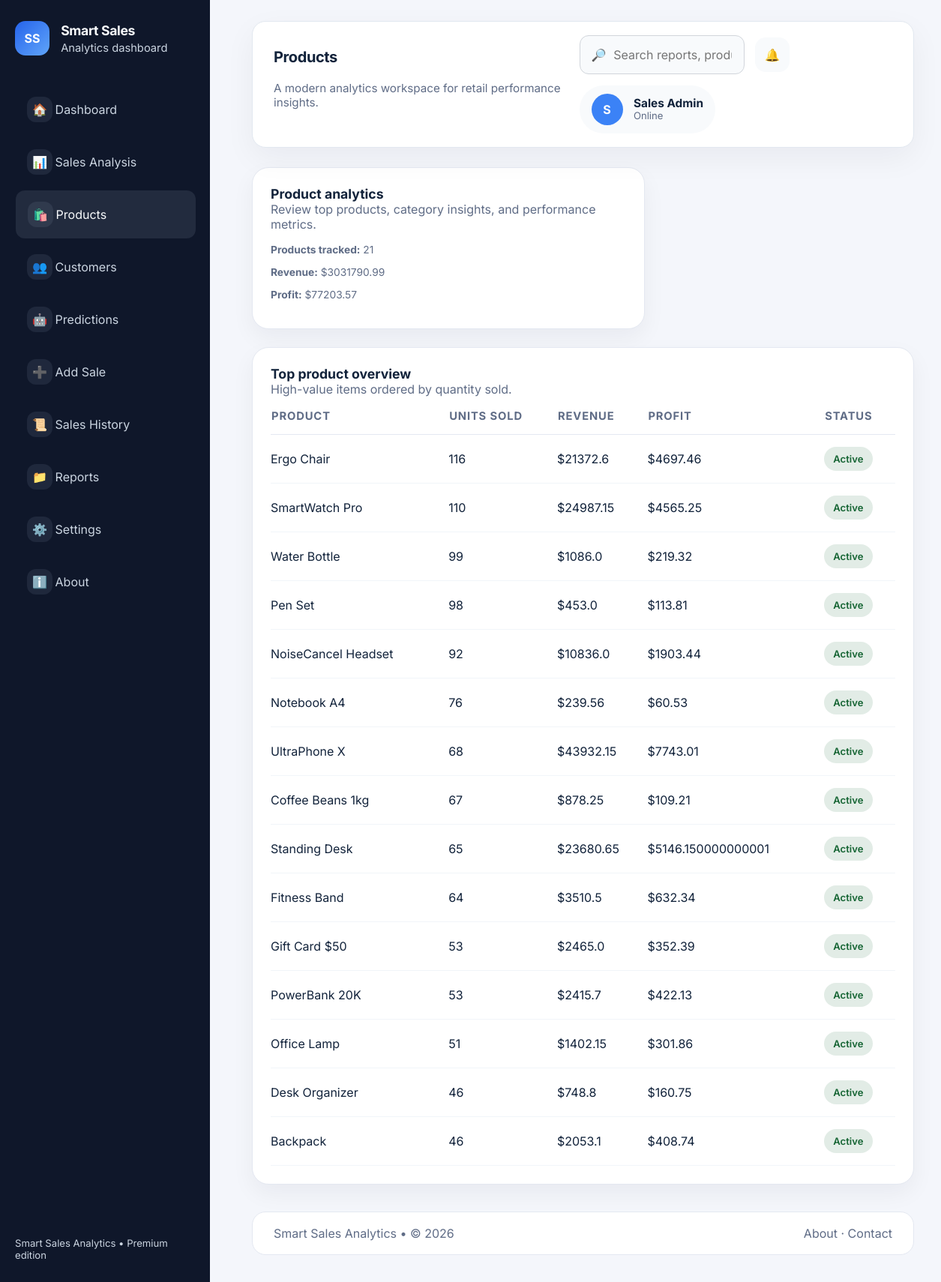
Page /products on the committed database.
### tables this page shows
CREATE TABLE sales (
                id INTEGER PRIMARY KEY AUTOINCREMENT,
                sale_date TEXT NOT NULL,
                product TEXT NOT NULL,
                category TEXT NOT NULL,
                customer_name TEXT NOT NULL,
                quantity INTEGER NOT NULL,
                cost_price REAL NOT NULL,
                selling_price REAL NOT NULL,
                total_sales REAL NOT NULL,
                total_cost REAL NOT NULL,
                profit REAL NOT NULL,
                payment_method TEXT NOT NULL,
                region TEXT NOT NULL DEFAULT 'Other',
                created_at TEXT DEFAULT CURRENT_TIMESTAMP
            , discount REAL NOT NULL DEFAULT 0.0);

### app.py (the view)
    @app.route('/products')
    def products():
        df = load_sales_dataframe()
        product_rows = top_products(df, n=15).to_dict(orient='records') if not df.empty else []
        category_data = category_performance(df).to_dict(orient='records') if not df.empty else []
        product_summary = {
            'total_products': int(df['Product'].nunique()) if not df.empty else 0,
            'total_revenue': round(float(df['Sales'].sum()), 2) if not df.empty else 0,
            'total_profit': round(float(df['Profit'].sum()), 2) if not df.empty else 0,
        }
        return render_template(
            'products.html',
            page='products',
            page_title='Products',
            products=product_rows,
            category_data=category_data,
            product_summary=product_summary,
        )

### src/analysis.py (called while the page is built)
def top_products(df: pd.DataFrame, n: int = 10) -> pd.DataFrame:
    m = df.groupby('Product').agg(total_qty=('Quantity', 'sum'), total_sales=('Sales', 'sum'), total_profit=('Profit', 'sum')).reset_index()
    m = m.sort_values('total_qty', ascending=False).head(n)
    return m

def category_performance(df: pd.DataFrame) -> pd.DataFrame:
    return df.groupby('Category').agg(sales=('Sales', 'sum'), profit=('Profit', 'sum')).reset_index().sort_values('sales', ascending=False)

### src/db.py (called while the page is built)
def get_db_connection() -> sqlite3.Connection:
    os.makedirs(os.path.dirname(DB_PATH), exist_ok=True)
    conn = sqlite3.connect(DB_PATH, detect_types=sqlite3.PARSE_DECLTYPES | sqlite3.PARSE_COLNAMES)
    conn.row_factory = sqlite3.Row
    return conn

### templates/products.html
{% extends 'base.html' %}
{% block content %}
<div class="analysis-grid">
  <section class="panel-card" style="grid-column: span 4;">
    <div class="section-title">
      <div>
        <h3>Product analytics</h3>
        <p>Review top products, category insights, and performance metrics.</p>
      </div>
    </div>
    <div class="form-help">
      <p><strong>Products tracked:</strong> {{ product_summary.total_products }}</p>
      <p><strong>Revenue:</strong> ${{ product_summary.total_revenue }}</p>
      <p><strong>Profit:</strong> ${{ product_summary.total_profit }}</p>
    </div>
  </section>
  <section class="panel-card" style="grid-column: span 8;">
    <div class="section-title">
      <div>
        <h3>Top product overview</h3>
        <p>High-value items ordered by quantity sold.</p>
      </div>
    </div>
    <div class="table-wrapper">
      <table class="table-dashboard">
        <thead>
          <tr>
            <th>Product</th>
            <th>Units sold</th>
            <th>Revenue</th>
            <th>Profit</th>
            <th>Status</th>
          </tr>
        </thead>
        <tbody>
          {% for item in products %}
          <tr>
            <td>{{ item.Product }}</td>
            <td>{{ item.total_qty }}</td>
            <td>${{ item.total_sales }}</td>
            <td>${{ item.total_profit }}</td>
            <td><span class="badge success">Active</span></td>
          </tr>
          {% else %}
          <tr><td colspan="5">No products available. Generate data to view product analytics.</td></tr>
          {% endfor %}
        </tbody>
      </table>
    </div>
  </section>
</div>
{% endblock %}

### templates/base.html (shortened to what this page needs)
<!doctype html>
<html lang="en">
  <head>
    <link rel="stylesheet" href="/static/css/themes.css">
    <link rel="stylesheet" href="/static/css/ui.css">
  </head>
  <body>
    <div class="page-shell">
      <aside class="sidebar">
        <a class="brand" href="/">
          <div class="brand-crest">SS</div>
          <div>
            <h1>Smart Sales</h1>
            <p>Analytics dashboard</p>
          </div>
        </a>
        <nav>
          <ul class="nav-menu">
            <li><a href="/" class="{{ 'active' if page == 'dashboard' else '' }}"><span class="icon">🏠</span>Dashboard</a></li>
            <li><a href="/analysis" class="{{ 'active' if page == 'analysis' else '' }}"><span class="icon">📊</span>Sales Analysis</a></li>
            <li><a href="/products" class="{{ 'active' if page == 'products' else '' }}"><span class="icon">🛍️</span>Products</a></li>
            <li><a href="/customers" class="{{ 'active' if page == 'customers' else '' }}"><span class="icon">👥</span>Customers</a></li>
            <li><a href="/predict" class="{{ 'active' if page == 'predict' else '' }}"><span class="icon">🤖</span>Predictions</a></li>
            <li><a href="/add-sale" class="{{ 'active' if page == 'add_sale' else '' }}"><span class="icon">➕</span>Add Sale</a></li>
            <li><a href="/sales-history" class="{{ 'active' if page == 'sales_history' else '' }}"><span class="icon">📜</span>Sales History</a></li>
            <li><a href="/reports" class="{{ 'active' if page == 'reports' else '' }}"><span class="icon">📁</span>Reports</a></li>
            <li><a href="/settings" class="{{ 'active' if page == 'settings' else '' }}"><span class="icon">⚙️</span>Settings</a></li>
            <li><a href="/about" class="{{ 'active' if page == 'about' else '' }}"><span class="icon">ℹ️</span>About</a></li>
          </ul>
        </nav>
        <div class="spacer"></div>
        <small>Smart Sales Analytics • Premium edition</small>
      </aside>
      <section class="content-area">
        <header class="topbar">
          <div class="page-title">
            <h2>{{ page_title }}</h2>
            <p class="subtitle">A modern analytics workspace for retail performance insights.</p>
          </div>
          <div class="top-actions">
            <div class="search-input">
              <span class="search-icon">🔎</span>
              <input placeholder="Search reports, products, pages" aria-label="Search" />
            </div>
            <button class="icon-button" aria-label="Notifications">🔔</button>
            <div class="profile-pill">
              <span class="avatar">S</span>
              <div class="profile-text">
                <strong>Sales Admin</strong>
                <span>Online</span>
              </div>
            </div>
          </div>
        </header>
        <main>
          {% block content %}{% endblock %}
        </main>
        <footer class="footer">
          <div>Smart Sales Analytics • © {{ current_year }}</div>
          <div><a href="/about">About</a> · <a href="/settings">Contact</a></div>
        </footer>
      </section>
    </div>
  </body>
</html>

### static/css/themes.css (style rules this page uses)
:root { --bg: #f4f6fb; --panel: #ffffff; --panel-strong: #f8f9ff; --text: #12233b; --text-muted: #5f6c86; --border: #e4e8f1; --surface: #f0f4fb; --brand: #3b82f6; --brand-soft: rgba(59, 130, 246, 0.12); --success: #16a34a; --success-soft: rgba(22, 163, 74, 0.12); --danger: #dc2626; --danger-soft: rgba(220, 38, 38, 0.12); --warning: #d97706; --sidebar-bg: #0f172a; --sidebar-text: #f8fafc; --sidebar-text-muted: #cbd5e1; --sidebar-hover: rgba(148, 163, 184, 0.14); --sidebar-icon-bg: rgba(148, 163, 184, 0.12); --sidebar-icon-color: #a5b4fc; --topbar-bg: #ffffff; --topbar-border: #e2e8f0; --topbar-shadow: rgba(15, 23, 42, 0.05); --card-shadow: rgba(15, 23, 42, 0.05); --card-hover-shadow: rgba(15, 23, 42, 0.08); --button-secondary-bg: #eef2ff; --button-secondary-text: #1e293b; --search-bg: #f8fafc; --input-bg: #fcfcff; --input-border: #d1d5db; --input-focus-border: #2563eb; --input-focus-shadow: rgba(59, 130, 246, 0.08); --badge-success-text: #166534; --badge-success-bg: rgba(22, 101, 52, 0.12); --badge-warning-text: #92400e; --badge-warning-bg: rgba(217, 119, 6, 0.12); --badge-danger-text: #991b1b; --badge-danger-bg: rgba(220, 38, 38, 0.12); --badge-neutral-text: #334155; --badge-neutral-bg: rgba(148, 163, 184, 0.12); --table-hover-bg: #f8fafc; --table-border: #f1f5f9; --font-size-base: 16px; --transition: 200ms ease; --radius: 22px; --radius-sm: 14px; --shadow: 0 22px 70px rgba(17, 24, 39, 0.08); }
body { transition: background-color var(--transition), color var(--transition); }
.sidebar, .topbar, .kpi-card, .panel-card, .metric-card, .analysis-card, .predict-card, .btn, input, select, textarea { transition: background-color var(--transition), color var(--transition), border-color var(--transition), box-shadow var(--transition); }

### rows in the picture
sales: Product "Ergo Chair", total_qty "116", total_sales "21372.6", total_profit "4697.46"
sales: Product "SmartWatch Pro", total_qty "110", total_sales "24987.15", total_profit "4565.25"
sales: Product "Water Bottle", total_qty "99", total_sales "1086.0", total_profit "219.32"
sales: Product "Pen Set", total_qty "98", total_sales "453.0", total_profit "113.81"
sales: Product "NoiseCancel Headset", total_qty "92", total_sales "10836.0", total_profit "1903.44"
sales: Product "Notebook A4", total_qty "76", total_sales "239.56", total_profit "60.53"
sales: Product "UltraPhone X", total_qty "68", total_sales "43932.15", total_profit "7743.01"
sales: Product "Coffee Beans 1kg", total_qty "67", total_sales "878.25", total_profit "109.21"
sales: Product "Standing Desk", total_qty "65", total_sales "23680.65", total_profit "5146.150000000001"
sales: Product "Fitness Band", total_qty "64", total_sales "3510.5", total_profit "632.34"
sales: Product "Gift Card $50", total_qty "53", total_sales "2465.0", total_profit "352.39"
sales: Product "PowerBank 20K", total_qty "53", total_sales "2415.7", total_profit "422.13"
sales: Product "Office Lamp", total_qty "51", total_sales "1402.15", total_profit "301.86"
sales: Product "Desk Organizer", total_qty "46", total_sales "748.8", total_profit "160.75"
sales: Product "Backpack", total_qty "46", total_sales "2053.1", total_profit "408.74"

### other values in the picture
{{ page_title }} "Products"
{{ product_summary.total_products }} "21"
{{ product_summary.total_revenue }} "3031790.99"
{{ product_summary.total_profit }} "77203.57"
